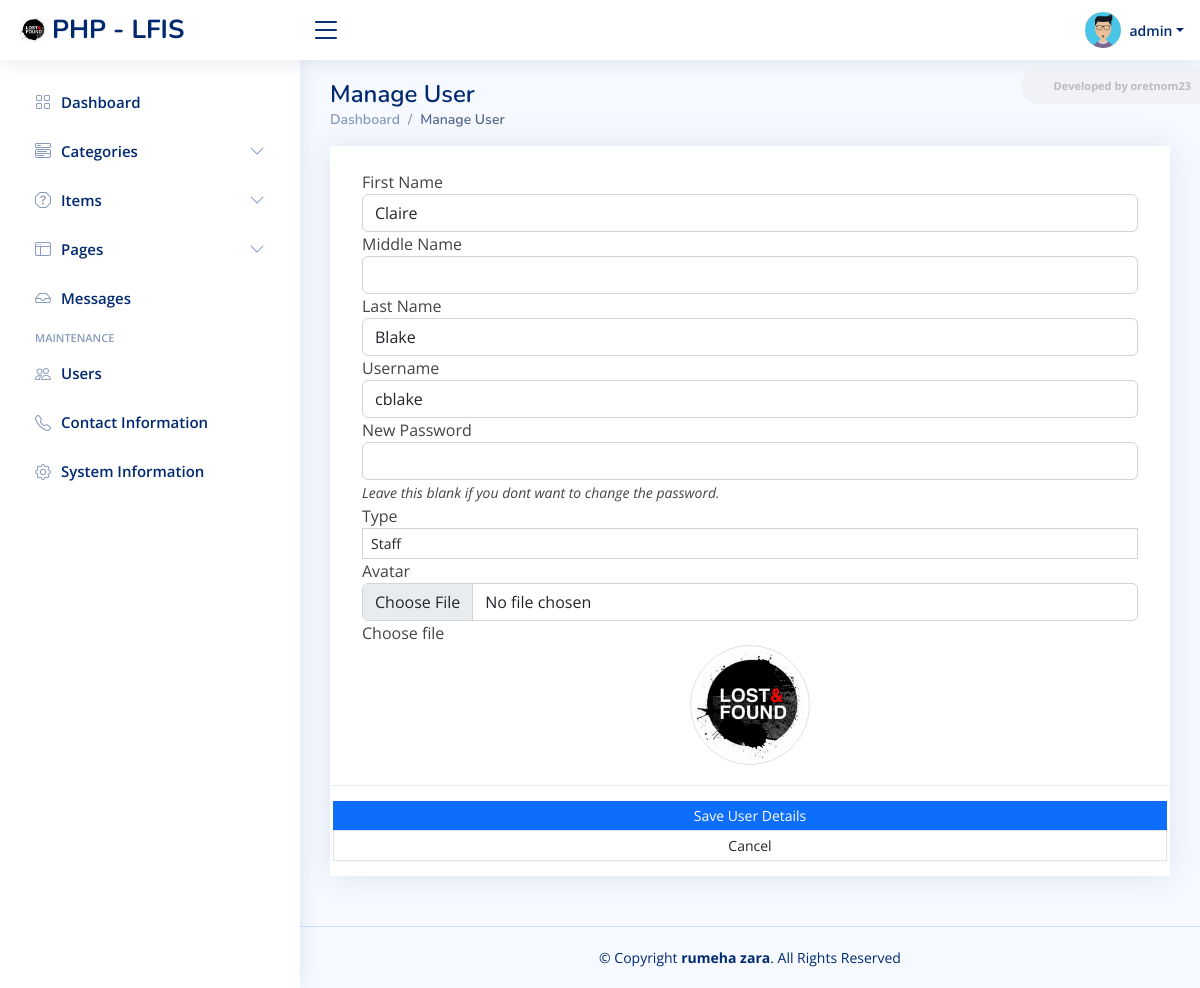
Screenshot of /admin/?page=user/manage_user&id=9 (signed in) with the database file from the repository.
### tables this page shows
CREATE TABLE `users` (
  `id` int(50) NOT NULL,
  `firstname` varchar(250) NOT NULL,
  `middlename` text DEFAULT NULL,
  `lastname` varchar(250) NOT NULL,
  `username` text NOT NULL,
  `password` text NOT NULL,
  `avatar` text DEFAULT NULL,
  `last_login` datetime DEFAULT NULL,
  `type` tinyint(1) NOT NULL DEFAULT 0,
  `date_added` datetime NOT NULL DEFAULT current_timestamp(),
  `date_updated` datetime DEFAULT current_timestamp() ON UPDATE current_timestamp()
);

### config.php (called while the page is built, shortened)
<?php
require_once('classes/DBConnection.php');
require_once('classes/SystemSettings.php');
function validate_image($file){
    global $_settings;
	if(!empty($file)){
        $ex = explode("?",$file);
        $file = $ex[0];
        $ts = isset($ex[1]) ? "?".$ex[1] : '';
		if(is_file(base_app.$file)){
			return base_url.$file.$ts;
		}else{
			return base_url.($_settings->info('logo'));
		}
	}else{
		return base_url.($_settings->info('logo'));
	}
}
?>

### classes/DBConnection.php (called while the page is built, shortened)
<?php
class DBConnection{
    private $host = DB_SERVER;
    private $username = DB_USERNAME;
    private $password = DB_PASSWORD;
    private $database = DB_NAME;
    public $conn;
    public function __construct(){
        if (!isset($this->conn)) {
            $this->conn = new mysqli($this->host, $this->username, $this->password, $this->database);
        }
    }
}
?>

### classes/SystemSettings.php (called while the page is built, shortened)
<?php
class SystemSettings extends DBConnection{
	function info($field=''){
		if(!empty($field)){
			if(isset($_SESSION['system_info'][$field]))
				return $_SESSION['system_info'][$field];
			else
				return false;
		}else{
			return false;
		}
	}
}
$_settings = new SystemSettings();
?>

### admin/user/manage_user.php (the view, shortened to what this page needs)
<?php
if(isset($_GET['id'])){
    $user = $conn->query("SELECT * FROM users where id ='{$_GET['id']}' ");
    foreach($user->fetch_array() as $k =>$v){
        $meta[$k] = $v;
    }
}
?>
<div class="card card-outline rounded-0 card-navy">
	<div class="card-body">
		<div class="container-fluid pt-4">
			<form action="" id="manage-user">
				<div class="form-group">
					<label for="name">First Name</label>
					<input type="text" name="firstname" id="firstname" class="form-control" value="<?php echo isset($meta['firstname']) ? $meta['firstname']: '' ?>" required>
				</div>
				<div class="form-group">
					<label for="name">Middle Name</label>
					<input type="text" name="middlename" id="middlename" class="form-control" value="<?php echo isset($meta['middlename']) ? $meta['middlename']: '' ?>">
				</div>
				<div class="form-group">
					<label for="name">Last Name</label>
					<input type="text" name="lastname" id="lastname" class="form-control" value="<?php echo isset($meta['lastname']) ? $meta['lastname']: '' ?>" required>
				</div>
				<div class="form-group">
					<label for="username">Username</label>
					<input type="text" name="username" id="username" class="form-control" value="<?php echo isset($meta['username']) ? $meta['username']: '' ?>" required  autocomplete="off">
				</div>
				<div class="form-group">
					<label for="password"><?= isset($meta['id']) ? "New" : "" ?> Password</label>
					<input type="password" name="password" id="password" class="form-control" value="" autocomplete="off">
                    <?php if(isset($meta['id'])): ?>
					<small><i>Leave this blank if you dont want to change the password.</i></small>
                    <?php endif; ?>
				</div>
                <div class="form-group">
                    <label for="type" class="control-label">Type</label>
                    <select name="type" id="type" class="form-control form-control-sm rounded-0" required>
                    <option value="2" <?php echo isset($meta['type']) && $meta['type'] == 2 ? 'selected' : '' ?>>Staff</option>
                    </select>
                </div>
				<div class="form-group">
					<label for="" class="control-label">Avatar</label>
					<div class="custom-file">
		              <input type="file" class="form-control" id="customFile" name="img" onchange="displayImg(this,$(this))" accept="image/png, image/jpeg">
		              <label class="custom-file-label" for="customFile">Choose file</label>
		            </div>
				</div>
				<div class="form-group d-flex justify-content-center">
					<img src="<?php echo validate_image(isset($meta['avatar']) ? $meta['avatar'] :'') ?>" alt="" id="cimg" class="img-fluid img-thumbnail">
				</div>
			</form>
		</div>
	</div>
	<div class="card-footer">
			<div class="col-md-12">
				<div class="row">
					<button class="btn btn-sm btn-primary bg-gradient-teal border-0 rounded-0 mr-3" form="manage-user">Save User Details</button>
					<a href="./?page=user/list" class="btn btn-sm btn-default border rounded-0" form="manage-user"><i class="fa fa-angle-left"></i> Cancel</a>
				</div>
			</div>
		</div>
</div>

### assets/css/style.css (style rules this page uses)
:root { scroll-behavior: smooth; }
body { font-family: "Open Sans", sans-serif; background: #f6f9ff; color: #444444; }
a { color: #4154f1; text-decoration: none; }
.card { margin-bottom: 30px; border: none; border-radius: 5px; box-shadow: 0px 0 30px rgba(1, 41, 112, 0.1); }
.card-header, .card-footer { border-color: #ebeef4; background-color: #fff; color: #798eb3; padding: 15px; }
.card-body { padding: 0 20px 20px 20px; }

### admin/user/manage_user.php (style rules this page uses)
img#cimg { height: 15vh; width: 15vh; object-fit: cover; border-radius: 100% 100%; }

### rows the page displays
users: firstname "Claire", lastname "Blake", username "cblake", type "Staff"

### other values shown
$_settings->info('short_name') "PHP - LFIS"
$_settings->userdata('username') "admin"
str_replace(['_', '/'], ' ', ($pageSplit[1] ?? $page)) "Manage User"
